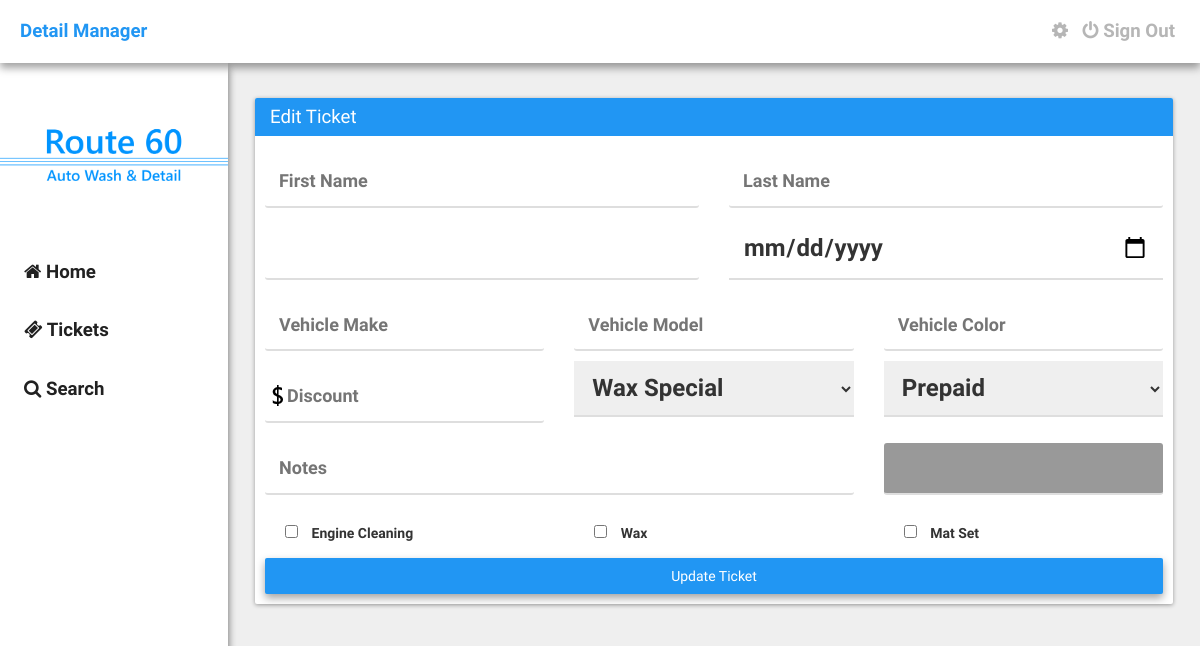
/edit?id=2904020468 (signed in), run on an earlier commit of the app's database.
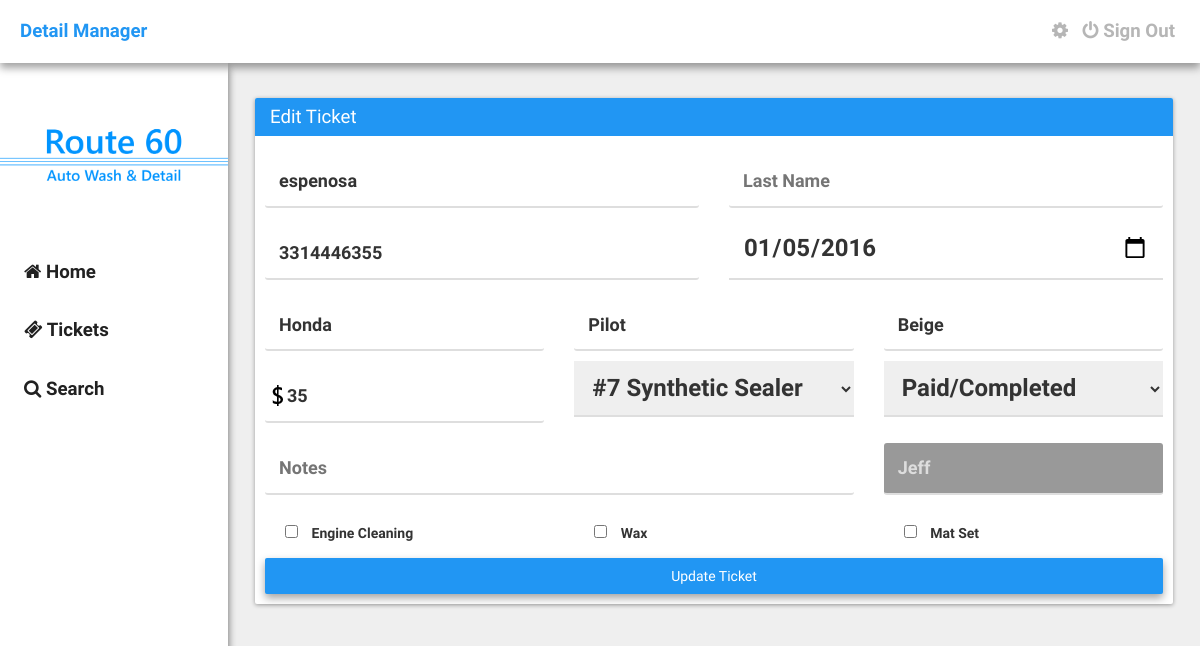
And on a later commit of the database.
### tables this page shows
CREATE TABLE `detail_tickets` (
  `id` int(11) NOT NULL,
  `locked` int(11) NOT NULL DEFAULT '0',
  `first_name` text NOT NULL,
  `last_name` text NOT NULL,
  `phone_number` varchar(32) NOT NULL,
  `date` date NOT NULL,
  `vehicle_make` text NOT NULL,
  `vehicle_model` text NOT NULL,
  `vehicle_color` text NOT NULL,
  `discount` int(11) NOT NULL,
  `services` varchar(32) NOT NULL,
  `pre_paid_done` varchar(32) NOT NULL,
  `user_id` varchar(32) NOT NULL,
  `ticket_id` varchar(32) NOT NULL,
  `notes` text NOT NULL,
  `ticket_creator` text NOT NULL,
  `engine` varchar(2) NOT NULL DEFAULT '0',
  `wax` varchar(2) NOT NULL DEFAULT '0',
  `mat` varchar(2) NOT NULL DEFAULT '0'
);

### edit.php (the view, shortened to what the changed rows need)
<?php require_once("./assets/core/init.php"); require_once("./include/navbar.php"); ?>
    <?php
        $ticketid = $_GET['id'];
        $getticketinfo = mysql_query("SELECT * FROM detail_tickets WHERE ticket_id = '$ticketid'");
        while($row = mysql_fetch_array($getticketinfo)) {
            $firstname = $row['first_name'];
            $pnumber = $row['phone_number'];
            $date = $row['date'];
            $vmake = $row['vehicle_make'];
            $vmodel = $row['vehicle_model'];
            $vcolor = $row['vehicle_color'];
            $discount = $row['discount'];
            $services = $row['services'];
            $options = $row['pre_paid_done'];
            $tcreator = $row['ticket_creator'];
        }
        if($services == 'wax'){
            $servicetitle = "Meguiar's Wax";
            $serviceprice = "35.00";
            $servicedetails = "
                <ol>
                    <li>Wax Special</li>
                </ol>
            ";
            $active = "selected";
        }
        elseif($services == 7) {
            $active7 = "selected";
        }
        if($options == 'Prepaid') {
            $option = "<center><h3 style='color: #E14747;'>Prepaid</h3></center>";
            $oa2 = "selected";
        }elseif($options == 'Paid/Completed') {
            $oa3 = "selected";
        }elseif($options == 'Appointment') {
            $option = "<center><h3 style='color: #FFC017;'>Appointment</h3></center>";
            $oa4 = "selected";
        }
    ?>
    <div class="container">
    	<div class="card">
                    <form action="" method="POST" style="padding: 10px;">
                    	<div class="row">
	                        <div class="col-md-6">
	                        	<input type="text" name="firstname" id="firstname" class="validate" required="required" value="<?php echo $firstname; ?>" placeholder="First Name" />
	                        </div>
	                        <div class="col-md-6">
	                            <input type="text" name="phonenum" id="phonenum" class="validate" required="required" value="<?php echo $pnumber; ?>" />
	                        </div>
	                        <div class="col-md-6">
	                            <input type="date" name="date" id="date" class="validate" required="required" value="<?php echo $date; ?>" />
	                        </div>
	                    </div>
	                    <div class="row">
	                        <div class="col-md-4">
	                            <input type="text" name="vmake" id="vmake" class="validate" required="required" value="<?php echo $vmake; ?>" placeholder="Vehicle Make" />
	                        </div>
	                        <div class="col-md-4">
	                            <input type="text" name="vmodel" id="vmodel" class="validate" required="required" value="<?php echo $vmodel; ?>" placeholder="Vehicle Model" />
	                        </div>
	                        <div class="col-md-4">
	                            <input type="text" name="vcolor" id="vcolor" class="validate" required="required" value="<?php echo $vcolor; ?>" placeholder="Vehicle Color" />
	                        </div>
	                        <div class="col-md-4">
	                            <input type="text" name="discount" id="discount" class="validate discount-icon" required="required" value="<?php echo $discount; ?>" placeholder="Discount" style="padding-left: 22px;" />
	                        </div>
	                        <div class="col-md-4">
	                            <select name="serviceselect" id="serviceselect">
	                                <option value="wax" <?php if(isset($active)) {echo $active; } ?>>Wax Special</option>
	                                <option value="7" <?php if(isset($active7)) {echo $active7; } ?>>#7 Synthetic Sealer</option>
	                            </select>
	                        </div>
	                        <div class="col-md-4">
	                            <select name="optionsselect" id="optionsselect">
	                                <option value="Prepaid" <?php if(isset($oa2)) {echo $oa2; } ?>>Prepaid</option>
	                                <option value="Paid/Completed" <?php if(isset($oa3)) { echo $oa3; } ?>>Paid/Completed</option>
	                            </select>
	                        </div>
	                    </div>
	                    <div class="row">
	                        <div class="col-md-4">
	                        	<input type="text" name="ticket_creator" id="ticket_creator" value="<?php echo $tcreator; ?>" disabled="disabled" />
	                        </div>
                        </div>
                    </form>
            </div>
        </div>
<?php require_once("./include/footer.php"); ?>

What changed in the data, as far as the page shows it:
added detail_tickets: firstname "espenosa", phonenum "3314446355", date "01/05/2016", vmake "Honda", vmodel "Pilot", vcolor "Beige", discount "35", ticket_creator "Jeff"
Also different on the page:
form field serviceselect: "Wax Special" → "#7 Synthetic Sealer"
form field optionsselect: "Prepaid" → "Paid/Completed"
